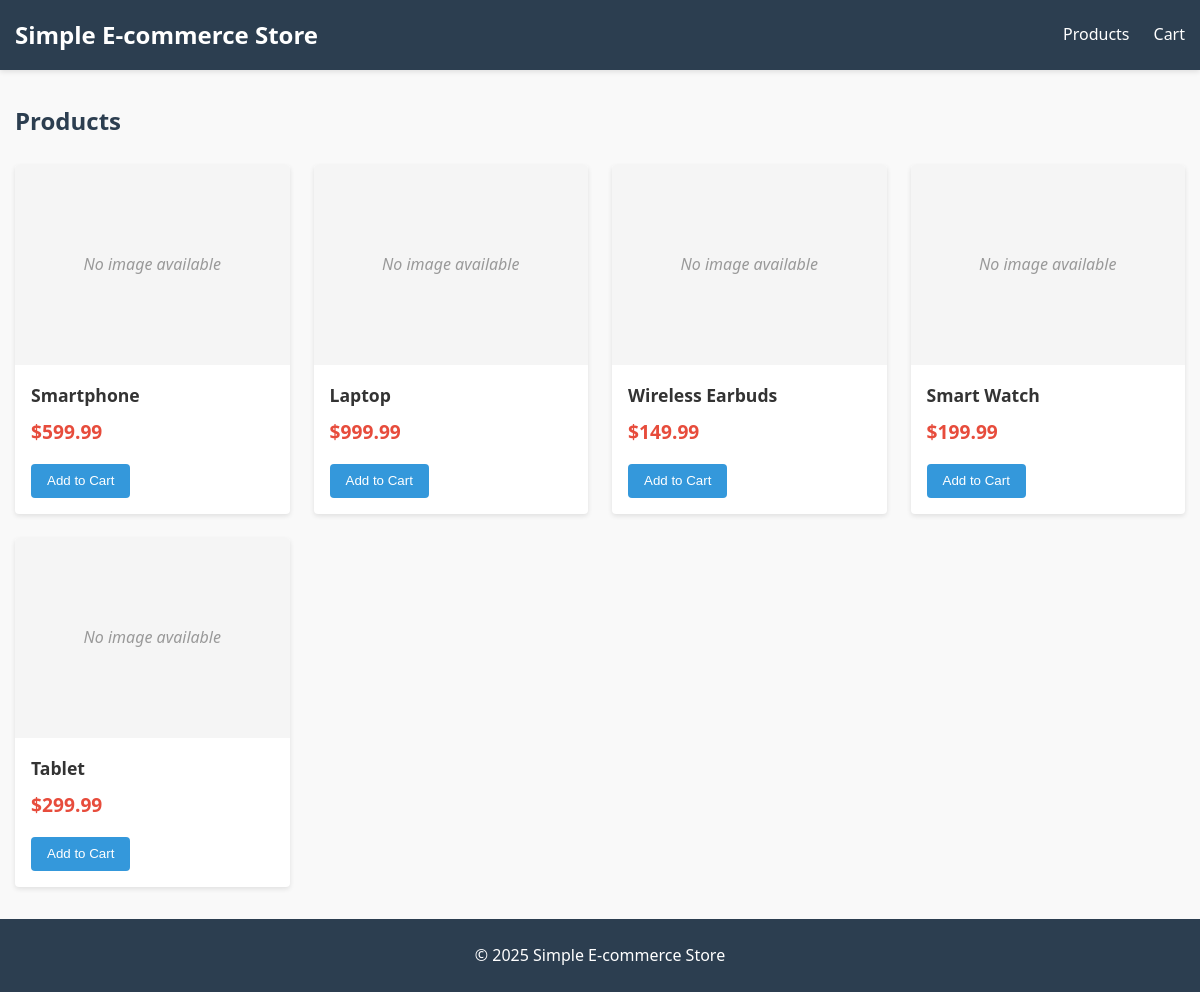
The page / on the database its author committed.
### tables this page shows
CREATE TABLE IF NOT EXISTS products (
    id INT AUTO_INCREMENT PRIMARY KEY,
    name VARCHAR(100) NOT NULL,
    description TEXT,
    price DECIMAL(10, 2) NOT NULL,
    image VARCHAR(255) NOT NULL,
    stock INT NOT NULL DEFAULT 10,
    created_at TIMESTAMP DEFAULT CURRENT_TIMESTAMP,
    INDEX idx_product_name (name)
);

### e-com/config.php (called while the page is built, shortened)
<?php
function e($text) {
    return htmlspecialchars($text, ENT_QUOTES, 'UTF-8');
}

### index.php (the view, shortened to what this page needs)
<?php
require_once 'config.php';
try {
    $stmt = $pdo->prepare("SELECT * FROM products");
    $stmt->execute();
    $products = $stmt->fetchAll();
} catch(PDOException $e) {
    error_log("Error fetching products: " . $e->getMessage());
    $products = [];
}
?>
<!DOCTYPE html>
<html lang="en">
<head>
    <link rel="stylesheet" href="styles.css">
</head>
<body>
    <header>
        <div class="container">
            <h1><?= e(STORE_NAME) ?></h1>
            <nav>
                <ul>
                    <li><a href="index.php">Products</a></li>
                    <li><a href="cart.php">Cart <?php
                    ?></a></li>
                </ul>
            </nav>
        </div>
    </header>
    <main>
        <div class="container">
            <h2>Products</h2>
            <?php if (empty($products)): ?>
                <p>No products available at this time.</p>
            <?php else: ?>
                <div class="products">
                    <?php foreach ($products as $product): ?>
                    <div class="product-card">
                        <div class="product-image">
                            <?php if (file_exists($product['image'])): ?>
                                <img src="<?= e($product['image']) ?>" alt="<?= e($product['name']) ?>">
                            <?php else: ?>
                                <div class="no-image">No image available</div>
                            <?php endif; ?>
                        </div>
                        <div class="product-info">
                            <h3><?= e($product['name']) ?></h3>
                            <p class="price">$<?= e(number_format($product['price'], 2)) ?></p>
                            <form action="add_to_cart.php" method="post">
                                <button type="submit" class="btn">Add to Cart</button>
                            </form>
                        </div>
                    </div>
                    <?php endforeach; ?>
                </div>
            <?php endif; ?>
        </div>
    </main>
    <footer>
        <div class="container">
            <p>&copy; <?= date('Y') ?> <?= e(STORE_NAME) ?></p>
        </div>
    </footer>
</body>
</html>

### e-com/styles.css (style rules this page uses)
:root { --primary-color: #3498db; --secondary-color: #2c3e50; --accent-color: #e74c3c; --light-gray: #f5f5f5; --dark-gray: #333; --success-color: #2ecc71; --error-color: #e74c3c; --border-radius: 4px; --box-shadow: 0 2px 5px rgba(0, 0, 0, 0.1); --transition: all 0.3s ease; }
* { margin: 0; padding: 0; box-sizing: border-box; }
body { font-family: 'Segoe UI', Tahoma, Geneva, Verdana, sans-serif; line-height: 1.6; color: var(--dark-gray); background-color: #f9f9f9; }
.container { width: 100%; max-width: 1200px; margin: 0 auto; padding: 0 15px; }
a { color: var(--primary-color); text-decoration: none; transition: var(--transition); }
header { background-color: var(--secondary-color); color: white; padding: 1rem 0; box-shadow: 0 2px 5px rgba(0, 0, 0, 0.1); position: sticky; top: 0; z-index: 100; }
header .container { display: flex; justify-content: space-between; align-items: center; }
header h1 { font-size: 1.5rem; margin: 0; }
nav ul { display: flex; list-style: none; }
nav ul li { margin-left: 1.5rem; }
nav ul li a { color: white; font-weight: 500; }
main { padding: 2rem 0; min-height: calc(100vh - 140px); }
h2 { margin-bottom: 1.5rem; color: var(--secondary-color); font-weight: 600; }
.products { display: grid; grid-template-columns: repeat(auto-fill, minmax(250px, 1fr)); gap: 1.5rem; }
.product-card { background-color: white; border-radius: var(--border-radius); box-shadow: var(--box-shadow); overflow: hidden; transition: var(--transition); }
.product-image { height: 200px; overflow: hidden; display: flex; align-items: center; justify-content: center; background-color: var(--light-gray); }
.no-image { display: flex; align-items: center; justify-content: center; height: 100%; color: #999; font-style: italic; }
.product-info { padding: 1rem; }
.product-info h3 { margin-bottom: 0.5rem; font-size: 1.1rem; }
.price { color: var(--accent-color); font-weight: bold; margin-bottom: 1rem; font-size: 1.2rem; }
.btn { display: inline-block; background-color: var(--primary-color); color: white; padding: 0.6rem 1rem; border: none; border-radius: var(--border-radius); cursor: pointer; font-weight: 500; transition: var(--transition); text-align: center; }
footer { background-color: var(--secondary-color); color: white; padding: 1.5rem 0; text-align: center; }

### rows shown on the page
products: shows "No image available", name "Smartphone", price "599.99"
products: shows "No image available", name "Laptop", price "999.99"
products: shows "No image available", name "Wireless Earbuds", price "149.99"
products: shows "No image available", name "Smart Watch", price "199.99"
products: shows "No image available", name "Tablet", price "299.99"

### other values the page prints
STORE_NAME "Simple E-commerce Store"
